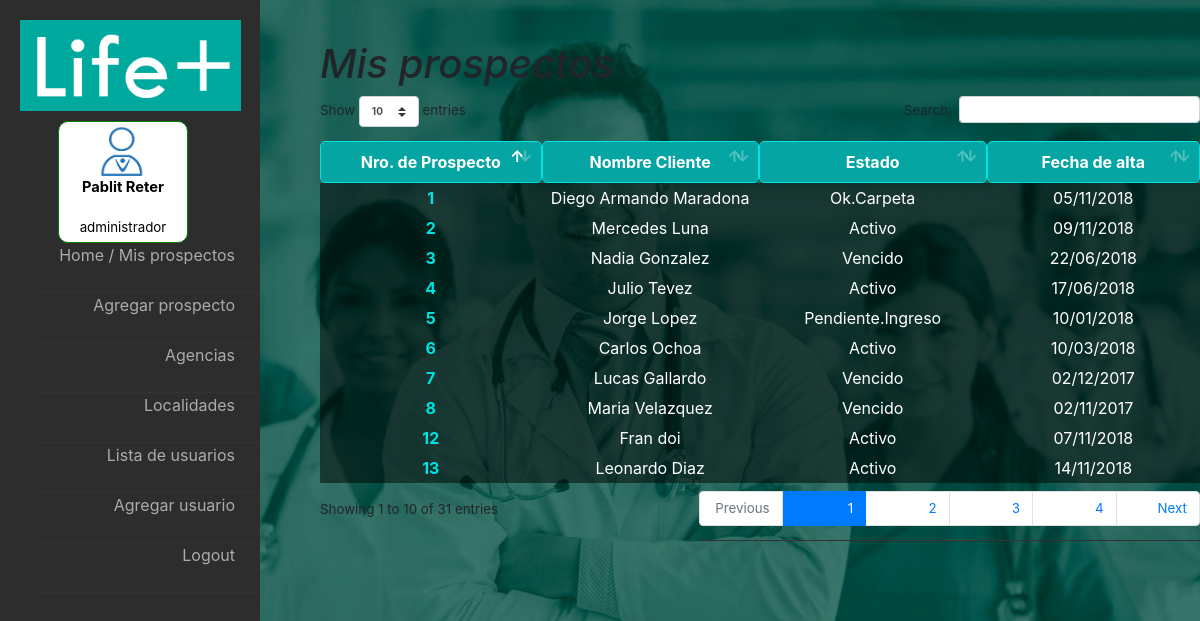
Page /controllers/verprospectos.php (signed in) on the earlier database version.
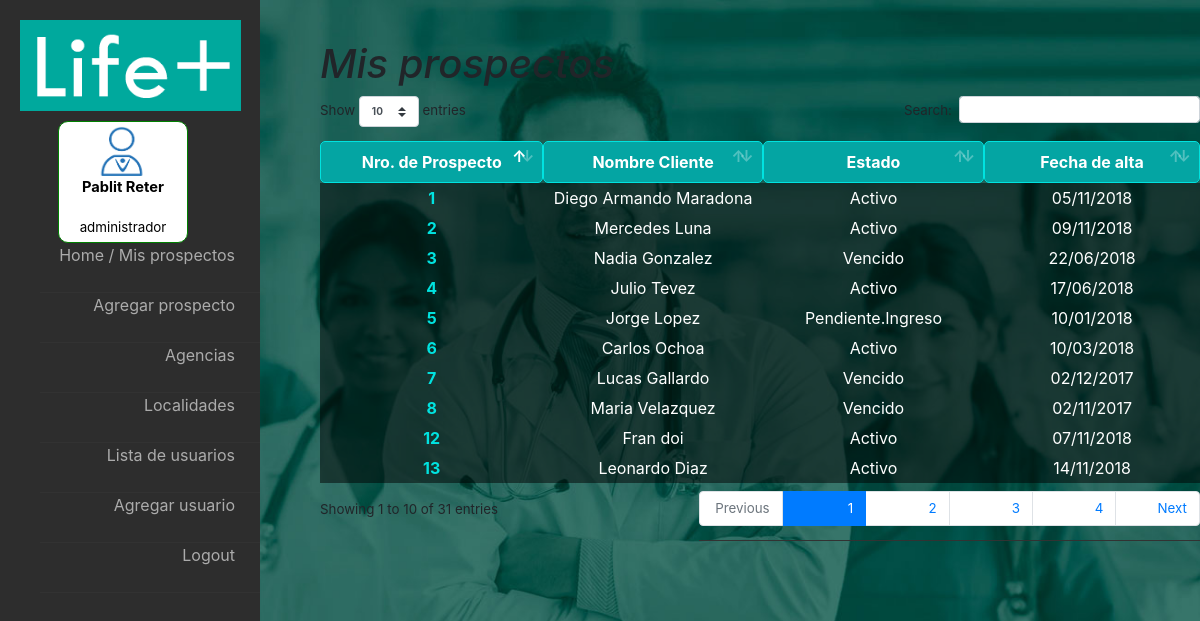
Same page on the later database version.
### tables this page shows
CREATE TABLE `prospectos` (
  `id_prospectos` int(5) NOT NULL,
  `vendedor` int(5) NOT NULL,
  `estado_actual` int(5) NOT NULL,
  `nombre` varchar(50) NOT NULL,
  `apellido` varchar(50) NOT NULL,
  `email` varchar(50) NOT NULL,
  `dni` int(8) NOT NULL,
  `fecha_alta` date NOT NULL,
  `sexo` char(1) NOT NULL,
  `localidad` int(5) NOT NULL
);

CREATE TABLE `estados` (
  `id_estado` int(5) NOT NULL,
  `nombre` varchar(50) NOT NULL
);

### fw/View.php (called while the page is built)
<?php
abstract class View {
	public function render() {
		include '../html/'.get_class($this).'.php';
	}
}

### controllers/verprospectos.php (called while the page is built, shortened)
<?php
require '../views/ListaProspectos.php';
$e = new Prospectos;
$todos = $e->getByUser($_SESSION['id_usuario'], $_SESSION['id_rol'], $_SESSION['id_agencia']);
$v = new ListaProspectos;
$v->prospectos = $todos;
$v->render();

### fw/Database.php (called while the page is built, shortened)
<?php
class Database {
	private $res;
	private $cn = false;
	private static $instance = false;
	public static function getInstance() {
		if(! self::$instance) self::$instance = new Database;
		return self::$instance;
	}
	private function connectIfNotConnected() {
		if(!$this->cn)
		$this->cn = mysqli_connect("localhost","root","","life_plus");
	}
	public function query($q) {
		$this->res = mysqli_query($this->cn,$q);
	}
	public function fetch() {
		return mysqli_fetch_assoc($this->res);
	}
	public function fetchAll() {
		$aux = array();
		while($fila = $this->fetch()) $aux[] = $fila;
		return $aux;
	}
}

### fw/Model.php (called while the page is built, shortened)
<?php
abstract class Model {
	public function __construct() {
		$this->db = Database::getInstance();
	}
}

### models/Prospectos.php (called while the page is built, shortened)
<?php
class Prospectos extends Model {
	public function getTodos() {
		$this->db->query("SELECT p.id_prospectos as id_prospectos, p.nombre as nombre, p.apellido as apellido, e.nombre as estado,DATE_FORMAT(p.fecha_alta,
			'%d/%m/%Y') as fecha_alta from prospectos p LEFT JOIN estados e ON p.estado_actual =e.id_estado ORDER BY p.fecha_alta DESC");
		return $this->db->fetchAll();
	}
	public function getByUser($id_usuario, $id_rol, $id_agencia){
		if($id_rol==1 OR $id_rol==5) return $this->getTodos();
	}
}

### html/ListaProspectos.php (the view)
<?php
	if($_SESSION['id_rol'] != 1)
		include("../html/LeftMenuBase.php");
	else
		include("../html/LeftMenuAdmin.php");
 ?>
		<div id="tabla" >
			<h1>Mis prospectos</h1>
			<table id="table_id" class="display" cellpadding="0" cellspacing="0">
				<thead id="cabecera_tabla">
					<th>Nro. de Prospecto</th>
					<th>Nombre Cliente</th>
					<th>Estado</th>
					<th>Fecha de alta</th>
				</thead>
				<tbody>
					<?php foreach($this->prospectos as $p){ ?>
					<tr>
					<td> <a href=<?="../controllers/verprospecto.php?num_prosp=".$p['id_prospectos']?>><?=$p['id_prospectos']?></a></td>
					<td><?= $p['nombre'] ?> <?= $p['apellido'] ?></td>
					<td><?= $p['estado'] ?></td>
					<td><?= $p['fecha_alta'] ?></td>
					</tr>
					<?php } ?>
				</tbody>
			</table>
		</div>
	</div>
</body>
</html>

Differences in the rows shown:
changed prospectos "Diego Armando": estado_actual.nombre "Ok.Carpeta" → "Activo"
